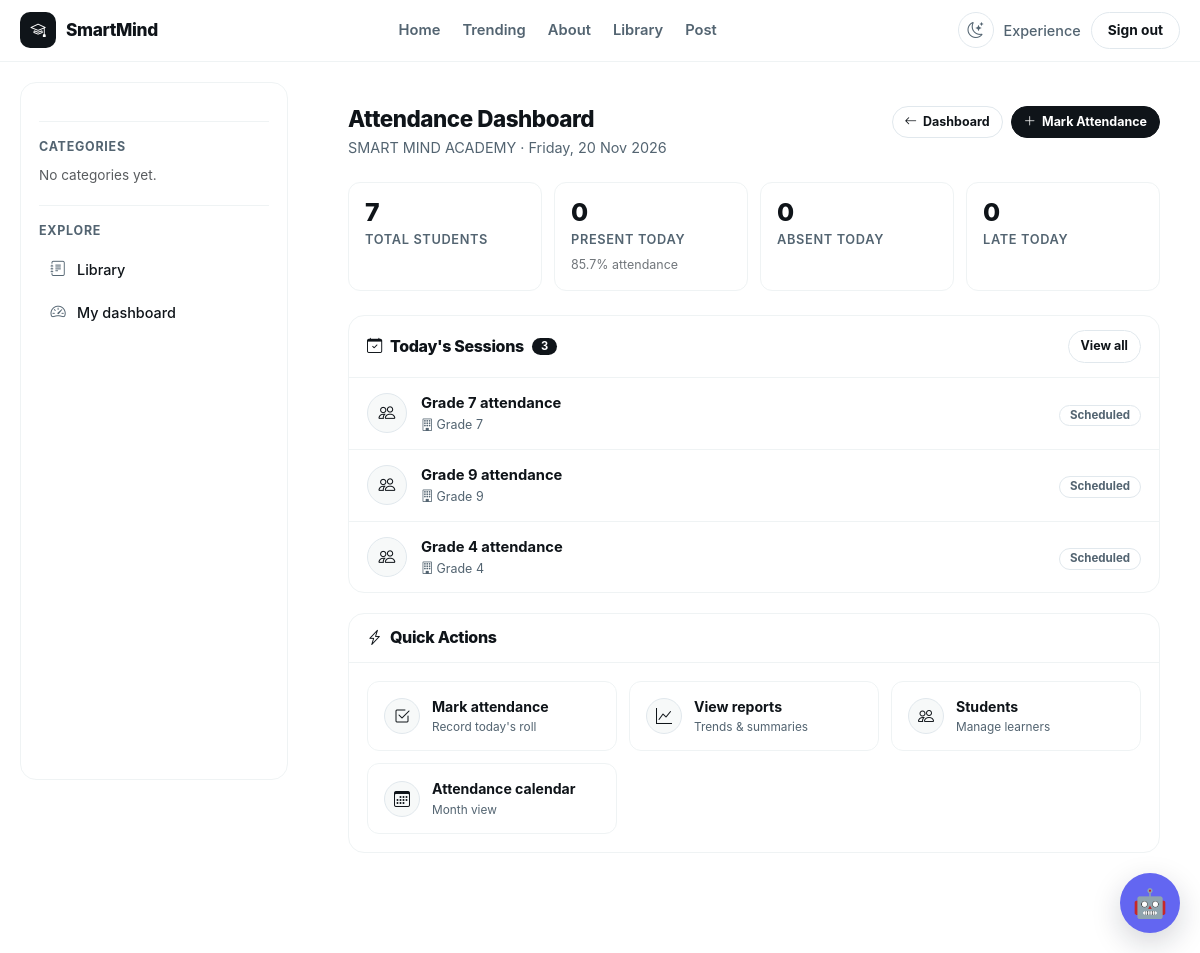
Screenshot of /accounts/ (signed in) with the database file from the repository.
### accounts/models.py (models this page shows, shortened)
class User(AbstractUser):
    ROLE_CHOICES = [
        ("school_admin", "School Admin"),
        ("teacher", "Teacher"),
        ("student", "Student"),
        ("parent", "Parent"),
    ]
    role = models.CharField(
        max_length=20,
        choices=ROLE_CHOICES,
        default="student",
        db_index=True,
    )
    school = models.ForeignKey(
        "schools.School",
        on_delete=models.CASCADE,
        related_name="users",
        null=True,
        blank=True,
    )
    school_class = models.ForeignKey(
        "schools.SchoolClass",
        on_delete=models.SET_NULL,
        related_name="students",
        null=True,
        blank=True,
    )
    teacher_role = models.ForeignKey(
        "TeacherRole",
        on_delete=models.SET_NULL,
        null=True,
        blank=True,
        related_name="teachers",
    )
    admission_number = models.CharField(
        max_length=30,
        unique=True,
        blank=True,
        null=True,
        db_index=True,
    )
    employee_number = models.CharField(
        max_length=30,
        unique=True,
        blank=True,
        null=True,
        db_index=True,
    )
    tsc_number = models.CharField(
        max_length=30,
        blank=True,
        null=True,
    )
    phone_number = models.CharField(max_length=20, blank=True)
    profile_picture = models.ImageField(upload_to="profiles/", blank=True, null=True)
    date_of_birth = models.DateField(blank=True, null=True)
    is_verified = models.BooleanField(default=False)
    created_at = models.DateTimeField(default=timezone.now)
    updated_at = models.DateTimeField(auto_now=True)
    is_approved = models.BooleanField(
        default=False,
        db_index=True,
        help_text=(
            "False for teacher/parent/school_admin until a superadmin approves. "
            "Students are auto-approved in clean()."
        ),
    )
    approval_requested_at = models.DateTimeField(default=timezone.now)
    approved_by = models.ForeignKey(
        "self",
        null=True,
        blank=True,
        on_delete=models.SET_NULL,
        related_name="approved_users",
    )
    def clean(self):
        super().clean()
        if self.is_superuser:
            return
        role_changed = False
        if self.pk:
            previous = (
                type(self)
                .objects.filter(pk=self.pk)
                .values_list("role", flat=True)
                .first()
            )
            if previous is not None and previous != self.role:
                role_changed = True
        if self.role == "student":
            self.is_approved = True
            self.approved_by = None
        elif not self.pk or role_changed:
            self.is_approved = False
            self.approved_by = None
            self.approval_requested_at = timezone.now()
        if self.role == "teacher":
            if not self.employee_number:
                raise ValidationError(
                    {"employee_number": "Teachers must have an employee number."}
                )
            if not self.teacher_role:
                raise ValidationError(
                    {"teacher_role": "Teachers must have a teacher role."}
                )
        if self.role == "student" and not self.admission_number:
            raise ValidationError(
                {"admission_number": "Students must have an admission number."}
            )
        if self.role != "teacher":
            self.teacher_role = None

### schools/models.py (models this page shows, shortened)
class School(models.Model):
    name = models.CharField(max_length=255)
    code = models.SlugField(max_length=50, unique=True)
    slogan = models.CharField(max_length=255, blank=True)
    about = models.TextField(blank=True)
    logo = models.ImageField(
        upload_to="schools/logos/",
        blank=True,
        null=True
    )
    email = models.EmailField(blank=True)
    phone_number = models.CharField(max_length=20, blank=True)
    website = models.URLField(blank=True)
    address = models.CharField(max_length=255, blank=True)
    is_active = models.BooleanField(default=True)
    created_at = models.DateTimeField(auto_now_add=True)
    updated_at = models.DateTimeField(auto_now=True)
    class Meta:
        ordering = ["name"]

class SchoolClass(models.Model):
    LEVEL_CHOICES = [
        ("pre_primary", "Pre-Primary"),
        ("lower_primary", "Lower Primary"),
        ("upper_primary", "Upper Primary"),
        ("junior_school", "Junior School"),
        ("senior_school", "Senior School"),
    ]
    school = models.ForeignKey(
        School,
        on_delete=models.CASCADE,
        related_name="classes"
    )
    name = models.CharField(max_length=50)
    level = models.CharField(
        max_length=30,
        choices=LEVEL_CHOICES
    )
    order = models.PositiveSmallIntegerField(
        default=1,
        help_text="Used to sort classes."
    )
    is_active = models.BooleanField(default=True)
    class Meta:
        unique_together = ("school", "name")
        ordering = ["order", "name"]

### accounts/views.py (the view)
# urls.py: path("", views.attendance_dashboard, name="attendance_dashboard"),
@login_required
def attendance_dashboard(request):
    user = request.user
    today = timezone.localdate()
    if user.is_superuser:
        school = None
        student_qs = User.objects.filter(role="student")
        class_qs = SchoolClass.objects.all()
        enrollment_qs = Enrollment.objects.all()
    else:
        school = getattr(user, "school", None)
        if not school:
            raise PermissionDenied("No school assigned to this account.")
        student_qs = User.objects.filter(role="student", school=school)
        class_qs = SchoolClass.objects.filter(school=school)
        enrollment_qs = Enrollment.objects.filter(school_class__school=school)
    total_students = student_qs.count()
    active_students = student_qs.filter(is_active=True).count()
    pending_enrollments = enrollment_qs.filter(status="PENDING")
    pending_count = pending_enrollments.count()
    active_enrollments = enrollment_qs.filter(status="ACTIVE").count()
    if total_students > 0:
        coverage_rate = round(active_enrollments / total_students * 100, 1)
    else:
        coverage_rate = 0
    classes = (
        class_qs.filter(is_active=True)
        .annotate(
            learner_count=Count(
                "enrollments",
                filter=Q(enrollments__status="ACTIVE"),
                distinct=True,
            )
        )
        .order_by("order", "name")
    )
    sessions = []
    for c in classes:
        sessions.append({
            "name": f"{c.name} attendance",
            "class_name": c.name,
            "start_time": "",                      # no time model yet
            "teacher": str(getattr(c, "teacher", "") or ""),
            "status": "scheduled",                 # all pending until you add Attendance
            "learner_count": c.learner_count,
        })
    context = {
        "today": today,
        "school": school,
        "stats": {
            "total_students": total_students,
            "present_today": 0,        # placeholder — no Attendance model yet
            "absent_today": 0,
            "late_today": 0,
            "attendance_rate": coverage_rate,
            "active_students": active_students,
            "pending_enrollments": pending_count,
        },
        "sessions": sessions,
        "pending_enrollments_count": pending_count,
    }
    return render(request, "dashboard.html", context)

### accounts/templates/dashboard.html (shortened to what this page needs)
{% extends "base.html" %}
{% load static %}
{% block content %}
<div class="attendance-page">
  <div class="page-head">
    <div>
      <h3>Attendance Dashboard</h3>
      <div class="sub">
        {% if request.user.school %}
          {{ request.user.school.name }} ·
        {% endif %}
        {{ today|date:"l, j M Y" }}
      </div>
    </div>
    <div class="page-actions">
      <a href="{% url 'school_admin_dashboard' %}" class="btn btn-sm">
        <i class="bi bi-arrow-left"></i> Dashboard
      </a>
      <a href="{% url 'attendance_mark' %}" class="btn btn-primary btn-sm">
        <i class="bi bi-plus-lg"></i> Mark Attendance
      </a>
    </div>
  </div>
  <div class="stats">
    <div class="stat">
      <div class="n">{{ stats.total_students|default:0 }}</div>
      <div class="l">Total students</div>
    </div>
    <div class="stat">
      <div class="n">{{ stats.present_today|default:0 }}</div>
      <div class="l">Present today</div>
      <div class="hint">
        {% if stats.attendance_rate %}
          {{ stats.attendance_rate }}% attendance
        {% else %}
          Awaiting data
        {% endif %}
      </div>
    </div>
    <div class="stat">
      <div class="n">{{ stats.absent_today|default:0 }}</div>
      <div class="l">Absent today</div>
    </div>
    <div class="stat">
      <div class="n">{{ stats.late_today|default:0 }}</div>
      <div class="l">Late today</div>
    </div>
  </div>
  <div class="section">
    <div class="section-head">
      <h4>
        <i class="bi bi-calendar-check"></i>
        Today's Sessions
        <span class="count">{{ sessions|length|default:0 }}</span>
      </h4>
      <a href="{% url 'attendance_session_list' %}" class="btn btn-sm">View all</a>
    </div>
    {% if sessions %}
      <div class="session-list">
        {% for s in sessions %}
          <div class="session-item">
            <div class="session-icon">
              <i class="bi bi-people"></i>
            </div>
            <div class="session-body">
              <p class="session-title">{{ s.name }}</p>
              <div class="session-meta">
                {% if s.class_name %}
                  <span>
                    <i class="bi bi-building"></i>{{ s.class_name }}
                  </span>
                {% endif %}
              </div>
            </div>
            <div class="session-status">
              {% if s.status == "done" %}
                <span class="badge badge-solid">Completed</span>
              {% elif s.status == "ongoing" %}
                <span class="badge badge-solid">In progress</span>
              {% elif s.status == "cancelled" %}
                <span class="badge">Cancelled</span>
              {% else %}
                <span class="badge">Scheduled</span>
              {% endif %}
            </div>
          </div>
        {% endfor %}
      </div>
    {% endif %}
  </div>
  <div class="section">
    <div class="section-head">
      <h4>
        <i class="bi bi-lightning-charge"></i>
        Quick Actions
      </h4>
    </div>
    <div class="quick-grid">
      <a href="{% url 'attendance_mark' %}" class="quick-card">
        <div class="icon"><i class="bi bi-check2-square"></i></div>
        <div class="body">
          <div class="title">Mark attendance</div>
          <div class="sub">Record today's roll</div>
        </div>
      </a>
      <a href="{% url 'attendance_reports' %}" class="quick-card">
        <div class="icon"><i class="bi bi-graph-up"></i></div>
        <div class="body">
          <div class="title">View reports</div>
          <div class="sub">Trends &amp; summaries</div>
        </div>
      </a>
      <a href="{% url 'student_list' %}" class="quick-card">
        <div class="icon"><i class="bi bi-people"></i></div>
        <div class="body">
          <div class="title">Students</div>
          <div class="sub">Manage learners</div>
        </div>
      </a>
      <a href="{% url 'attendance_calendar' %}" class="quick-card">
        <div class="icon"><i class="bi bi-calendar3"></i></div>
        <div class="body">
          <div class="title">Attendance calendar</div>
          <div class="sub">Month view</div>
        </div>
      </a>
    </div>
  </div>
</div>
{% endblock %}

### blog/templates/base.html (shortened to what this page needs)
{% load static %}
<!DOCTYPE html>
<html lang="en" data-theme="light">
<head>
    <link href="https://cdn.jsdelivr.net/npm/bootstrap@5.3.7/dist/css/bootstrap.min.css" rel="stylesheet">
    <link rel="stylesheet" href="https://cdn.jsdelivr.net/npm/bootstrap-icons@1.11.3/font/bootstrap-icons.min.css">
    <link rel="stylesheet" href="{% static 'smartmind_ai/chatbot.css' %}">
    <link rel="stylesheet" href="{% static 'django_ckeditor_5/dist/styles.css' %}">
    <link rel="stylesheet" href="{% static 'css/comments.css' %}">
</head>
<body>
<div class="site-shell">
    <header class="site-navbar" id="siteNavbar">
        <div class="nav-inner">
            <a href="{% url 'dashboard' %}" class="brand">
                <span class="brand-badge"><i class="bi bi-mortarboard"></i></span>
                <span>SmartMind</span>
            </a>
            <nav class="nav-links" aria-label="Main navigation">
                {% if user.is_authenticated %}
                    <a href="{% url 'dashboard' %}">Home</a>
                {% else %}
                    <a href="{% url 'blog:home' %}">Home</a>
                {% endif %}
                <a href="{% url 'blog:trending' %}">Trending</a>
                <a href="#">About</a>
                <a href="{% url 'library:home' %}">Library</a>
                {% if user.is_authenticated %}
                    {% if user.is_superuser or user.role == "school_admin" or user.role == "teacher" %}
                        <a href="{% url 'blog:add_post' %}">Post</a>
                    {% endif %}
                {% endif %}
            </nav>
            <div class="nav-actions">
                <button type="button"
                        class="theme-toggle"
                        id="themeToggle"
                        aria-label="Toggle dark mode"
                        title="Toggle light / dark theme">
                    <i class="bi bi-moon-stars icon-moon"></i>
                </button>
                <div class="user-box">
                    {% if user.is_authenticated %}
                        <span>{{ user.username }}</span>
                        <form action="{% url 'logout' %}" method="post" class="m-0">
                            <button type="submit" class="btn-pill">Sign out</button>
                        </form>
                    {% else %}
                        <a href="{% url 'login' %}" class="btn-pill">Sign in</a>
                    {% endif %}
                </div>
            </div>
        </div>
    </header>
    <div class="layout">
        <aside class="sidebar" id="appSidebar">
            <div class="sidebar-section">
                <h3>Categories</h3>
                <div class="sidebar-links">
                    {% for category in categories %}
                        <a href="{% url 'blog:category_post' category.slug %}">
                            <i class="bi bi-folder2"></i>
                            <span>{{ category.name }}</span>
                        </a>
                    {% empty %}
                        <p class="text-muted mb-0" style="font-size:.85rem;">No categories yet.</p>
                    {% endfor %}
                </div>
            </div>
            <div class="sidebar-section">
                <h3>Explore</h3>
                <div class="sidebar-links">
                    <a href="{% url 'library:home' %}">
                        <i class="bi bi-journal-text"></i>
                        <span>Library</span>
                    </a>
                    {% if user.is_authenticated %}
                        <a href="{% url 'dashboard' %}">
                            <i class="bi bi-speedometer2"></i>
                            <span>My dashboard</span>
                        </a>
                    {% endif %}
                </div>
            </div>
        </aside>
        <main>
            <div class="content-wrap">
                {% block content %}{% endblock %}
            </div>
        </main>
    </div>
</div>
{% include "smartmind_ai/chatbot.html" %}
</body>
</html>

### rows the page displays
User: username "Experience", user.school.name "SMART MIND ACADEMY"
SchoolClass: class_name "Grade 7"
SchoolClass: class_name "Grade 9"
SchoolClass: class_name "Grade 4"

### other values shown
{{ today|date:"l, j M Y" }} "Friday, 20 Nov 2026"
{{ stats.total_students|default:0 }} "7"
{{ stats.present_today|default:0 }} "0"
{{ stats.attendance_rate }} "85.7"
{{ stats.absent_today|default:0 }} "0"
{{ stats.late_today|default:0 }} "0"
{{ sessions|length|default:0 }} "3"
{{ s.name }} "Grade 7 attendance" "Grade 9 attendance" "Grade 4 attendance"
